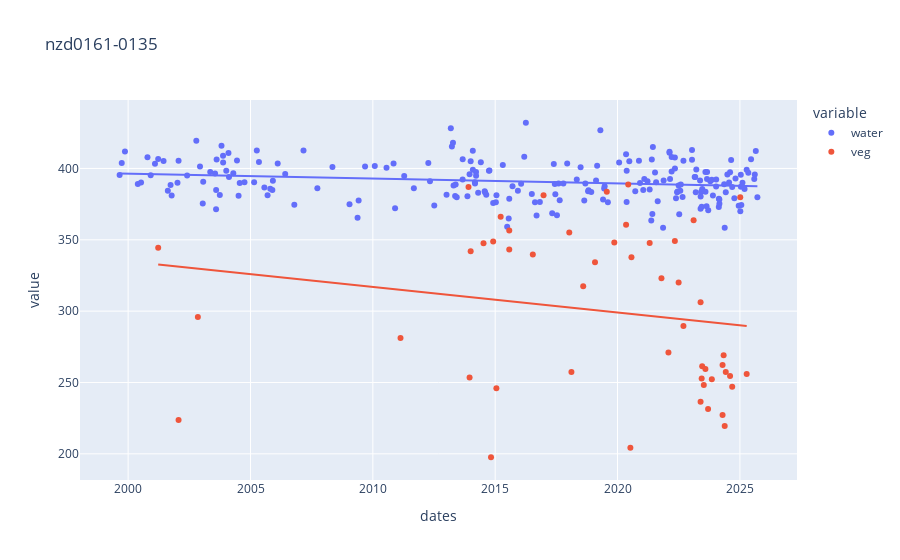

Notebook code cell kept with this figure:
### Code cell
df = pd.DataFrame({"water": water, "veg": veg})
px.scatter(df, trendline="ols", title=transect_id)

### Figure 1 — Plotly figure (JSON) as saved in the notebook; plotly's stock layout.template omitted (floating-point values rounded to 4 significant figures; data arrays with more than 128 entries replaced by an {"elided": "..."} marker saying what was removed)
{"data": [{"hovertemplate": "variable=water<br>dates=%{x}<br>value=%{y}<extra></extra>", "legendgroup": "water", "marker": {"color": "#636efa", "symbol": "circle"}, "mode": "markers", "name": "water", "orientation": "v", "showlegend": true, "type": "scatter", "x": {"elided": "417 str values"}, "xaxis": "x", "y": {"elided": "417 float values"}, "yaxis": "y"}, {"hovertemplate": "<b>OLS trendline</b><br>value = -1.08457e-08 * dates + 406.593<br>R<sup>2</sup>=0.040491<br><br>variable=water<br>dates=%{x}<br>value=%{y} <b>(trend)</b><extra></extra>", "legendgroup": "water", "marker": {"color": "#636efa", "symbol": "circle"}, "mode": "lines", "name": "water", "showlegend": false, "type": "scatter", "x": {"elided": "218 str values"}, "xaxis": "x", "y": {"elided": "218 float values"}, "yaxis": "y"}, {"hovertemplate": "variable=veg<br>dates=%{x}<br>value=%{y}<extra></extra>", "legendgroup": "veg", "marker": {"color": "#EF553B", "symbol": "circle"}, "mode": "markers", "name": "veg", "orientation": "v", "showlegend": true, "type": "scatter", "x": {"elided": "417 str values"}, "xaxis": "x", "y": {"elided": "417 float values"}, "yaxis": "y"}, {"hovertemplate": "<b>OLS trendline</b><br>value = -5.68783e-08 * dates + 388.809<br>R<sup>2</sup>=0.035051<br><br>variable=veg<br>dates=%{x}<br>value=%{y} <b>(trend)</b><extra></extra>", "legendgroup": "veg", "marker": {"color": "#EF553B", "symbol": "circle"}, "mode": "lines", "name": "veg", "showlegend": false, "type": "scatter", "x": ["2001-03-24T22:01:59.000000000", "2002-01-22T22:01:04.000000000", "2002-11-06T21:59:41.000000000", "2011-02-17T21:56:00.000000000", "2013-11-28T22:13:49.000000000", "2013-12-14T22:13:45.000000000", "2013-12-30T22:13:37.000000000", "2014-07-10T22:11:40.000000000", "2014-10-30T22:11:58.000000000", "2014-12-01T22:12:24.000000000", "2015-01-18T22:12:12.000000000", "2015-03-23T22:11:45.000000000", "2015-07-29T22:11:25.000000000", "2015-07-29T22:11:49.000000000", "2016-07-15T22:12:10.000000000", "2016-12-22T22:12:03.000000000", "2018-01-10T22:11:54.000000000", "2018-02-11T22:11:38.000000000", "2018-08-06T22:11:34.000000000", "2019-01-29T22:11:59.000000000", "2019-07-24T22:11:48.000000000", "2019-11-13T22:12:34.000000000", "2020-05-07T22:11:36.000000000", "2020-06-08T22:11:47.000000000", "2020-07-10T22:12:03.000000000", "2020-07-26T22:12:08.000000000", "2021-04-24T22:11:49.000000000", "2021-10-17T22:12:14.000000000", "2022-01-29T22:12:05.000000000", "2022-05-05T22:11:55.000000000", "2022-06-30T22:12:27.000000000", "2022-09-10T22:12:03.000000000", "2023-02-09T22:12:09.000000000", "2023-05-24T22:11:17.000000000", "2023-05-24T22:11:41.000000000", "2023-06-09T22:11:36.000000000", "2023-06-17T22:11:41.000000000", "2023-07-11T22:11:48.000000000", "2023-08-04T22:12:04.000000000", "2023-09-13T22:11:53.000000000", "2023-11-08T22:12:20.000000000", "2024-04-16T22:11:19.000000000", "2024-04-16T22:11:43.000000000", "2024-05-02T22:11:32.000000000", "2024-05-18T22:10:55.000000000", "2024-06-03T22:11:17.000000000", "2024-08-06T22:11:45.000000000", "2024-09-07T22:12:07.000000000", "2025-01-05T22:11:55.000000000", "2025-04-11T22:12:05.000000000"], "xaxis": "x", "y": [332.8, 331.3, 329.8, 315.0, 310.0, 309.9, 309.8, 308.9, 308.3, 308.2, 307.9, 307.6, 307.0, 307.0, 305.3, 304.5, 302.6, 302.4, 301.6, 300.7, 299.9, 299.3, 298.4, 298.3, 298.1, 298.0, 296.7, 295.8, 295.3, 294.9, 294.6, 294.2, 293.5, 293.0, 293.0, 292.9, 292.9, 292.7, 292.6, 292.4, 292.1, 291.4, 291.4, 291.3, 291.2, 291.1, 290.8, 290.7, 290.1, 289.6], "yaxis": "y"}], "layout": {"legend": {"title": {"text": "variable"}, "tracegroupgap": 0}, "title": {"text": "nzd0161-0135"}, "xaxis": {"anchor": "y", "domain": [0.0, 1.0], "title": {"text": "dates"}}, "yaxis": {"anchor": "x", "domain": [0.0, 1.0], "title": {"text": "value"}}}}
